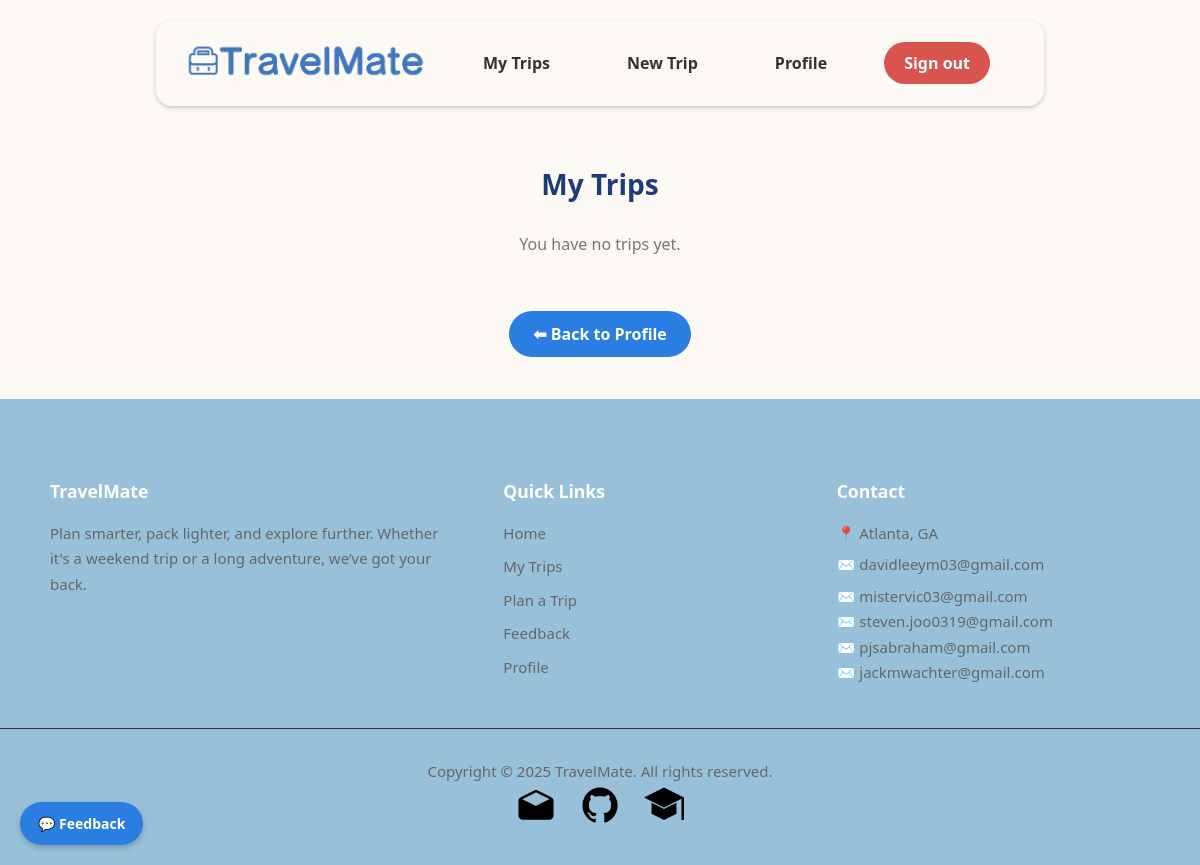
The page /trips/list/ (signed in) on the database as committed earlier.
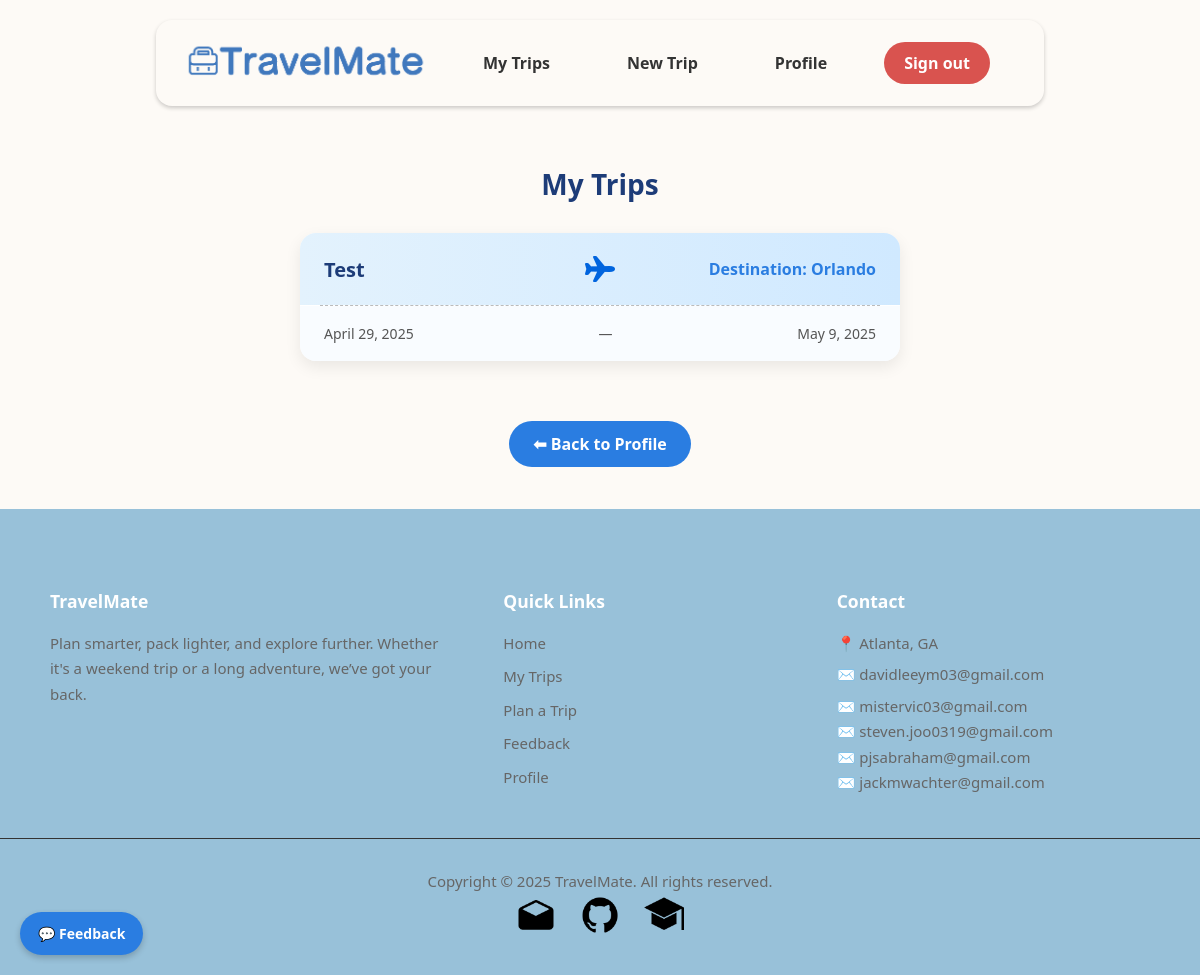
The same page on the database as committed later.
### trips/models.py (models this page shows, shortened)
class Trip(models.Model):
    TRIP_TYPE_CHOICES = [
        ('beach', 'Beach'),
        ('city', 'City'),
        ('hiking', 'Hiking'),
        ('business', 'Business'),
        ('snow', 'Snow / Ski'),
        ('other', 'Other'),
    ]
    user = models.ForeignKey(get_user_model(), on_delete=models.CASCADE)
    name = models.CharField(max_length=100)
    destination = models.CharField(max_length=100)
    start_date = models.DateField()
    end_date = models.DateField()
    trip_type = models.CharField(max_length=50, choices=TRIP_TYPE_CHOICES, default='other')
    manually_cleared = models.BooleanField(default=False)
    is_public = models.BooleanField(default=False)
    share_token = models.CharField(max_length=12, unique=True, blank=True, null=True)

### trips/views.py (the view)
# urls.py: path('list/', views.trip_list, name='trip_list'),
@login_required
def trip_list(request):
    trips = Trip.objects.filter(user=request.user).order_by('-start_date')
    return render(request, 'trips/trip_list.html', {'trips': trips})

### trips/templates/trips/trip_list.html (shortened to what this page needs)
{% extends 'base.html' %}
{% load static %}
{% block wrapper %}
    <div style="text-align: center; padding: 20px 0">
        <br>
        <h2 style="color: #1d3c78; margin-bottom: 30px; font-size: 28px; font-weight: 700;">My Trips</h2>
        <div class="trip-list">
            {% for trip in trips %}
                <a href="{% url 'trip_detail' trip.id %}" class="trip-card-link">
                    <div class="trip-card">
                        <div class="trip-top">
                            <div class="trip-title">{{ trip.name }}</div>
                            <div class="trip-middle">
                                <img src="{% static 'img/airplane.png' %}" alt="airplane" class="plane-icon">
                            </div>
                            <div class="trip-destination">Destination: {{ trip.destination }}</div>
                        </div>
                        <div class="trip-bottom">
                            <span>{{ trip.start_date }}</span>
                            <span>—</span>
                            <span>{{ trip.end_date }}</span>
                        </div>
                    </div>
                </a>
            {% empty %}
                <p style="font-size: 16px; color: #777;">You have no trips yet.</p>
            {% endfor %}
        </div>
        <a href="{% url 'profile' %}" class="button" style="
            margin-top: 40px;
            background-color: #2a7de1;
            padding: 12px 24px;
            display: inline-block;
            border-radius: 25px;
            font-weight: 600;
            text-decoration: none;
            color: white;
            transition: background 0.3s ease;">
            ⬅ Back to Profile
        </a>
    </div>
    <br>
{% endblock %}

Rows that differ between the two databases and show on the page:
added Trip: name "Test", destination "Orlando", start_date "April 29, 2025", end_date "May 9, 2025"
Other text that changed with them:
text no longer shown: "You have no trips yet."
